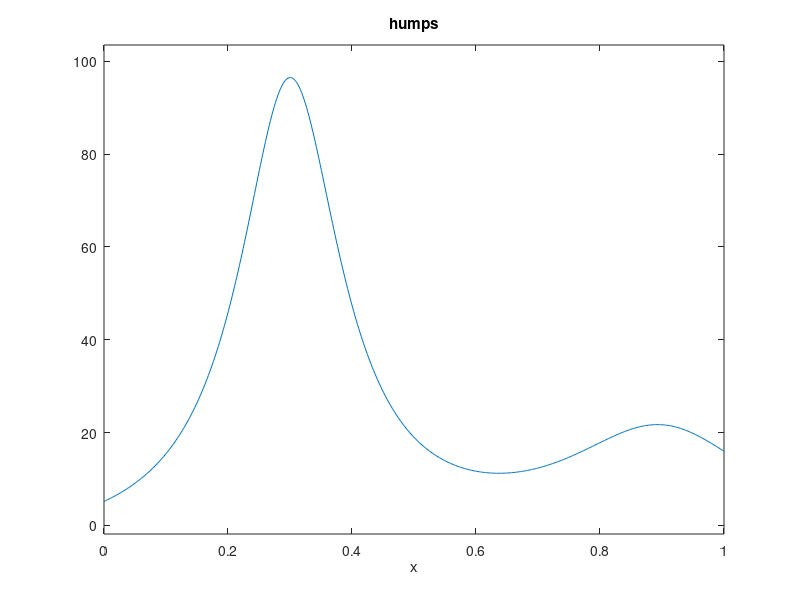

Write the MATLAB code that produced this figure. (Note: this script raises an error after producing the figure.)
clear all
close all
clc

% Lecture 14 practical: Numerical integration

addpath('./ncm'); % tell MATLAB to look in this folder for functions

%% Let's start with a default example from MATLAB

ezplot(@humps,[0,1]);
quadgui(@humps,0,1,1e-4);

%% Setup the integrand

f = @(x) sin(x); % use an anonymous function

quadgui( f, 0, pi, 1.e-8 );

tic
Q = quad( f, 0, pi, 1.e-8 ); % old method (note orange line under function name)
toc

tic
I = integral( f, 0, pi, 'AbsTol', 1.e-8 ); % new method
toc

%% what about with lower tolerance?

quadgui( f, 0, pi, 1.e-3 );

%% do not have to use anonymous function

quadgui('cos(x)', 0, (9/2)*pi, 1.e-6 );

% Notice how weird the function looks when you first use the midpoint rule
% to split it up into rectangles.

%% You can really do almost any type of integral

f = @(x) 1./sqrt(1+x.^4);

quadgui( f, 0, 1 );

%% another example

quadgui( 't^(8/3)*(1-t)^(10/3)' ,0, 1, 1.e-8 );

%% another example

f= @(x) sin(x)./x;

quadgui( f, 0, pi, 1.0e-4 );

%% what happened?

% We divided by zero and eventually we should reach a recursion limit.
% This is because there is a "singularity" in the function at x=0.

% One solution is
quadgui( f, realmin, pi, 1.0e-4 );

%% another option is to make a smarter function

quadgui( @sinc, 0, pi, 1.0e-4 ); % then call this anonymous function

%% What about if your integral depends on other parameters?

% Well we need to build more complicated functions then.

f = @(t,z,w) t.^(z-1) .* (1-t).^(w-1);

z = 8/3;
w = 10/3;
tol = 1.0e-5;

quadgui( f, 0, 1, tol, z, w); % all values passed after tol will be given to the function f

%% Up to now, we integrated continuous functions.

% How do we do integration when we have discretely sampled data?

x = linspace( 0, pi, 51 );
y = sin(x);

plot(x,y,'k*'); xlabel('x [rad]'); ylabel('sin(x)'); axis('tight');


%%
%
% NOTE: Example in this practical are taken from the Quadrature Chapter
% (chapter 6) in https://www.mathworks.com/moler/chapters.html

